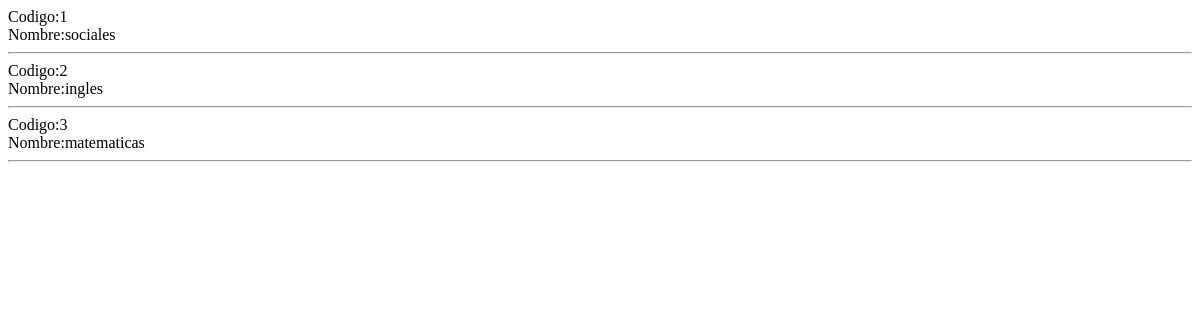
The page /t2p21.php on the database as committed earlier.
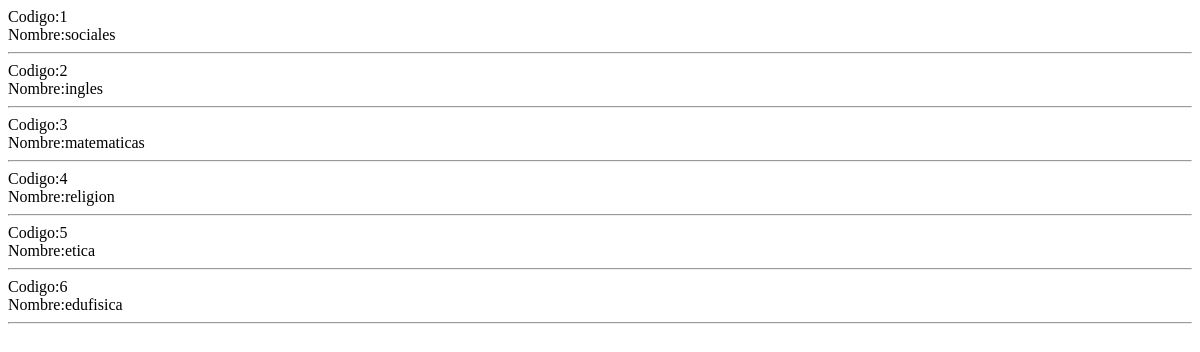
The same page on the database as committed later.
### tables this page shows
CREATE TABLE `cursos` (
  `codigo` int(11) NOT NULL,
  `nombrecurso` varchar(40) NOT NULL
);

### t2p21.php (the view, shortened to what this page needs)
<!DOCTYPE html>
<html lang="en">
<head>
</head>
<body>
    <?php
    $conexion=mysqli_connect("localhost","root","","base1") or
    die("Problemas con la conexión");
    $registros=mysqli_query($conexion,"select codigo,nombrecurso
    from cursos") or
    die("Problemas en el select:".mysqli_error($conexion));
    while ($reg=mysqli_fetch_array($registros))
    {
    echo "Codigo:".$reg['codigo']."<br>";
    echo "Nombre:".$reg['nombrecurso']."<br>";
    echo "<hr>";
    }
    ?>
</body>
</html>

Rows that differ between the two databases and show on the page:
added cursos: codigo "4", nombrecurso "religion"
added cursos: codigo "5", nombrecurso "etica"
added cursos: codigo "6", nombrecurso "edufisica"
